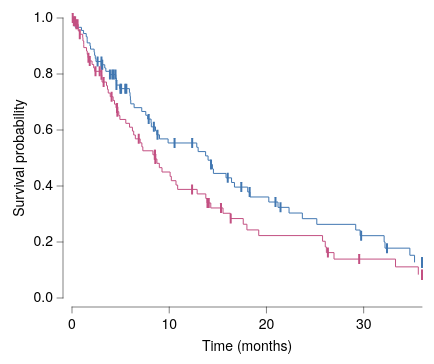

Write the Vega-Lite specification saved for this chart.
### Vega-Lite specification from a JSON file in a GitHub repository (floating-point values rounded to 4 significant figures)
{"background": null, "config": {"arc": {"fill": "#DBDBDB", "fillOpacity": 1.0, "innerRadius": 35.0, "padAngle": 0.03, "stroke": "black", "strokeOpacity": 1, "strokeWidth": 0.25}, "area": {"fill": "#DBDBDB", "fillOpacity": 1.0, "stroke": "black", "strokeOpacity": 1, "strokeWidth": 0.25}, "axis": {"domain": true, "domainCap": "round", "domainColor": "black", "domainWidth": 0.25, "grid": false, "gridCap": "round", "gridColor": "#F1F1F1", "gridDash": [0, 0], "gridOpacity": 1.0, "gridWidth": 0.25, "labelColor": "black", "labelFont": "Helvetica Neue, HelveticaNeue, Helvetica, Arial, sans-serif", "labelFontSize": 7, "labelFontStyle": "normal", "labelFontWeight": 400, "offset": 4.5, "ticks": true, "tickCap": "round", "tickColor": "black", "tickRound": false, "tickSize": 3, "tickWidth": 0.25, "titleColor": "black", "titleFont": "Helvetica Neue, HelveticaNeue, Helvetica, Arial, sans-serif", "titleFontSize": 7, "titleFontStyle": "normal", "titleFontWeight": 400}, "axisX": {"domain": true, "labelAlign": "center", "labelAngle": 0, "labels": true, "ticks": true, "translate": 0}, "axisY": {"domain": true, "labelAlign": "right", "labelAngle": 0, "labels": true, "ticks": true, "translate": 0}, "axisRight": {"domain": true, "labelAlign": "left", "labelAngle": 0, "labels": true, "ticks": true, "translate": 0}, "axisTop": {"domain": true, "labelAlign": "center", "labelAngle": 0, "labels": true, "ticks": true, "translate": 0}, "axisBand": {"tickOffset": 0}, "bar": {"fill": "#DBDBDB", "fillOpacity": 1.0, "stroke": "black", "strokeOpacity": 1, "strokeWidth": 0.25}, "boxplot": {"size": 12.6, "ticks": {"cornerRadius": 0.25, "fill": "black", "opacity": 1, "size": 6.3, "thickness": 0.25}, "box": {"fillOpacity": 1.0, "stroke": "black", "strokeOpacity": 1, "strokeWidth": 0.25}, "median": {"cornerRadius": 0, "fill": "black", "fillOpacity": 1.0, "opacity": 1, "size": 12.6, "thickness": 0.25}, "rule": {"fill": "black", "fillOpacity": 1.0, "size": 14.0, "stroke": "black", "strokeDash": [0, 0], "strokeOpacity": 1, "strokeWidth": 0.25}, "outliers": {"color": "black", "fill": "black", "fillOpacity": 1.0, "size": 0, "stroke": "black", "strokeOpacity": 1, "strokeWidth": 0.25}}, "circle": {"fill": "black", "fillOpacity": 1.0, "size": 1.75, "stroke": null, "strokeOpacity": 1, "strokeWidth": 0.25}, "errorband": {"band": {"fillOpacity": 0.6, "stroke": null, "strokeWidth": 0.25, "strokeOpacity": 1}, "borders": {"opacity": 0, "strokeOpacity": 0.25, "strokeWidth": 1}}, "errorbar": {"opacity": 1, "rule": {"strokeDash": [0, 0], "strokeWidth": 0.25}, "ticks": {"color": "black", "cornerRadius": 0.125, "opacity": 1, "size": 8.4, "thickness": 0.25}, "thickness": 0.25}, "font": "Helvetica Neue, HelveticaNeue, Helvetica, Arial, sans-serif", "geoshape": {"fill": "#DBDBDB", "fillOpacity": 1.0, "stroke": "black", "strokeOpacity": 1, "strokeWidth": 0.25}, "header": {"labelColor": "black", "labelFont": "Helvetica Neue, HelveticaNeue, Helvetica, Arial, sans-serif", "labelFontSize": 7, "labelFontStyle": "normal", "labelFontWeight": 400, "titleColor": "black", "titleFont": "Helvetica Neue, HelveticaNeue, Helvetica, Arial, sans-serif", "titleFontSize": 7, "titleFontStyle": "normal", "titleFontWeight": 400, "titlePadding": 0}, "legend": {"disable": false, "offset": 4.5, "titlePadding": 4, "labelOffset": 2, "gradientLabelOffset": 2, "gradientLength": 70.0, "gradientThickness": 7.0, "gradientOpacity": 1.0, "gradientStrokeColor": "black", "gradientStrokeWidth": 0.25, "labelColor": "black", "labelFont": "Helvetica Neue, HelveticaNeue, Helvetica, Arial, sans-serif", "labelFontSize": 7, "labelFontStyle": "normal", "labelFontWeight": 400, "strokeColor": "black", "strokeWidth": 0, "symbolSize": 42, "symbolStrokeColor": "black", "symbolStrokeWidth": 0.25, "titleColor": "black", "titleFont": "Helvetica Neue, HelveticaNeue, Helvetica, Arial, sans-serif", "titleFontSize": 7, "titleFontStyle": "normal", "titleFontWeight": 400}, "line": {"color": "black", "stroke": "black", "strokeCap": "butt", "strokeDash": [0, 0], "strokeOpacity": 1, "strokeWidth": 0.5}, "point": {"filled": true, "fill": "#DBDBDB", "fillOpacity": 1.0, "size": 7.0, "stroke": "black", "strokeOpacity": 1, "strokeWidth": 0.25}, "range": {"category": ["#B2B2B2", "#636363", "#4A7CD3", "#008542", "#382864", "#509F98", "#284F93", "#005226", "#A398D6", "#173633"], "diverging": {"scheme": ["#443E60", "#5F597E", "#7C759B", "#9994B6", "#B7B4CC", "#D6D5DC", "#F6F6F6", "#D1DAD9", "#A4C2BF", "#7AA9A4", "#578E89", "#37736E", "#1B5954"]}, "heatmap": {"scheme": ["#32022B", "#43044D", "#4C196E", "#4D338C", "#484DA6", "#3A68BB", "#1D83CA", "#1D9CCB", "#23B5C9", "#28CDC5", "#4DE0B4", "#91EE9F"]}, "ordinal": {"scheme": ["#F1F1F1", "#DBDBDB", "#C6C6C6", "#B2B2B2", "#9D9D9D", "#898989", "#767676", "#636363", "#515151", "#404040", "#2F2F2F", "#1F1F1F"]}, "ramp": {"scheme": ["#32022B", "#43044D", "#4C196E", "#4D338C", "#484DA6", "#3A68BB", "#1D83CA", "#1D9CCB", "#23B5C9", "#28CDC5", "#4DE0B4", "#91EE9F"]}}, "rule": {"color": "black", "stroke": "black", "strokeCap": "round", "strokeDash": [2, 2], "strokeOpacity": 1, "strokeWidth": 0.25}, "scale": {"bandPaddingInner": 0.1, "bandPaddingOuter": 0.1, "round": false}, "rect": {"fill": "#DBDBDB", "fillOpacity": 1.0, "stroke": "black", "strokeOpacity": 1, "strokeWidth": 0.25}, "square": {"fill": "#DBDBDB", "fillOpacity": 1.0, "size": 14.0, "stroke": "black", "strokeOpacity": 1, "strokeWidth": 0.25}, "text": {"color": "black", "font": "Helvetica Neue, HelveticaNeue, Helvetica, Arial, sans-serif", "fontSize": 7, "fontStyle": "normal", "fontWeight": 400}, "tick": {"color": "black", "cornerRadius": 0.125, "opacity": 1.0, "size": 12.6, "thickness": 0.25}, "title": {"anchor": "middle", "frame": "group", "color": "black", "font": "Helvetica Neue, HelveticaNeue, Helvetica, Arial, sans-serif", "fontSize": 7, "fontStyle": "normal", "fontWeight": 400, "subtitleColor": "black", "subtitleFont": "Helvetica Neue, HelveticaNeue, Helvetica, Arial, sans-serif", "subtitleFontSize": "Helvetica Neue, HelveticaNeue, Helvetica, Arial, sans-serif", "subtitleFontStyle": "normal", "subtitleFontWeight": 400}, "trail": {"color": "black", "opacity": 1, "size": 0.5}, "view": {"continuousWidth": 175, "continuousHeight": 140, "discreteWidth": 175, "discreteHeight": 140, "fill": null, "stroke": null, "strokeWidth": 0.25}}, "layer": [{"data": {"name": "data-1b0cd061b5d34159234b5d3a4e9b7ec9"}, "mark": {"type": "line", "interpolate": "step-after"}, "encoding": {"color": {"field": "group", "scale": {"domain": ["Treatment", "Control"], "range": ["#4177B1", "#C35082"]}, "title": null, "type": "nominal"}, "x": {"field": "t", "scale": {"domain": [0, 36.0], "nice": false}, "title": "Time (months)", "type": "quantitative"}, "y": {"field": "S", "scale": {"domain": [0, 1], "nice": false}, "title": "Survival probability", "type": "quantitative"}}}, {"data": {"name": "data-f2326de68aa08c4a3dc7cd0c5c09b43c"}, "mark": {"type": "tick", "size": 5, "thickness": 1}, "encoding": {"color": {"field": "group", "legend": null, "scale": {"domain": ["Treatment", "Control"], "range": ["#4177B1", "#C35082"]}, "type": "nominal"}, "x": {"field": "t", "type": "quantitative"}, "y": {"field": "S", "type": "quantitative"}}}], "$schema": "https://vega.github.io/schema/vega-lite/v6.4.1.json", "datasets": {"data-1b0cd061b5d34159234b5d3a4e9b7ec9": [{"t": 0.0, "S": 1.0, "group": "Treatment"}, {"t": 0.08336, "S": 0.9889, "group": "Treatment"}, {"t": 0.3155, "S": 0.9778, "group": "Treatment"}, {"t": 0.3317, "S": 0.9667, "group": "Treatment"}, {"t": 0.9726, "S": 0.9556, "group": "Treatment"}, {"t": 1.191, "S": 0.9444, "group": "Treatment"}, {"t": 1.464, "S": 0.9333, "group": "Treatment"}, {"t": 1.558, "S": 0.9222, "group": "Treatment"}, {"t": 1.563, "S": 0.9111, "group": "Treatment"}, {"t": 1.857, "S": 0.9, "group": "Treatment"}, {"t": 1.907, "S": 0.8889, "group": "Treatment"}, {"t": 2.279, "S": 0.8778, "group": "Treatment"}, {"t": 2.324, "S": 0.8667, "group": "Treatment"}, {"t": 2.396, "S": 0.8556, "group": "Treatment"}, {"t": 2.464, "S": 0.8444, "group": "Treatment"}, {"t": 3.031, "S": 0.833, "group": "Treatment"}, {"t": 3.369, "S": 0.8213, "group": "Treatment"}, {"t": 3.48, "S": 0.8096, "group": "Treatment"}, {"t": 3.885, "S": 0.7978, "group": "Treatment"}, {"t": 4.504, "S": 0.7854, "group": "Treatment"}, {"t": 4.568, "S": 0.7729, "group": "Treatment"}, {"t": 4.569, "S": 0.7604, "group": "Treatment"}, {"t": 4.906, "S": 0.7478, "group": "Treatment"}, {"t": 5.908, "S": 0.7342, "group": "Treatment"}, {"t": 5.969, "S": 0.7206, "group": "Treatment"}, {"t": 6.008, "S": 0.707, "group": "Treatment"}, {"t": 6.044, "S": 0.6934, "group": "Treatment"}, {"t": 6.39, "S": 0.6798, "group": "Treatment"}, {"t": 7.174, "S": 0.6662, "group": "Treatment"}, {"t": 7.59, "S": 0.6526, "group": "Treatment"}, {"t": 7.781, "S": 0.639, "group": "Treatment"}, {"t": 8.134, "S": 0.6251, "group": "Treatment"}, {"t": 8.16, "S": 0.6112, "group": "Treatment"}, {"t": 8.589, "S": 0.597, "group": "Treatment"}, {"t": 8.719, "S": 0.5828, "group": "Treatment"}, {"t": 8.998, "S": 0.5682, "group": "Treatment"}, {"t": 9.885, "S": 0.5536, "group": "Treatment"}, {"t": 12.83, "S": 0.5383, "group": "Treatment"}, {"t": 12.97, "S": 0.5229, "group": "Treatment"}, {"t": 13.74, "S": 0.5075, "group": "Treatment"}, {"t": 14.0, "S": 0.4921, "group": "Treatment"}, {"t": 14.3, "S": 0.4768, "group": "Treatment"}, {"t": 14.44, "S": 0.4609, "group": "Treatment"}, {"t": 14.55, "S": 0.445, "group": "Treatment"}, {"t": 15.84, "S": 0.4291, "group": "Treatment"}, {"t": 16.41, "S": 0.4126, "group": "Treatment"}, {"t": 16.71, "S": 0.3961, "group": "Treatment"}, {"t": 18.07, "S": 0.3788, "group": "Treatment"}, {"t": 18.3, "S": 0.3608, "group": "Treatment"}, {"t": 20.24, "S": 0.3428, "group": "Treatment"}, {"t": 21.19, "S": 0.3237, "group": "Treatment"}, {"t": 22.33, "S": 0.3035, "group": "Treatment"}, {"t": 23.69, "S": 0.2833, "group": "Treatment"}, {"t": 25.18, "S": 0.263, "group": "Treatment"}, {"t": 29.18, "S": 0.2428, "group": "Treatment"}, {"t": 29.63, "S": 0.2226, "group": "Treatment"}, {"t": 32.1, "S": 0.2003, "group": "Treatment"}, {"t": 32.19, "S": 0.178, "group": "Treatment"}, {"t": 34.75, "S": 0.1526, "group": "Treatment"}, {"t": 35.23, "S": 0.1272, "group": "Treatment"}, {"t": 0.0, "S": 1.0, "group": "Control"}, {"t": 0.1169, "S": 0.9888, "group": "Control"}, {"t": 0.4222, "S": 0.9773, "group": "Control"}, {"t": 0.6362, "S": 0.9655, "group": "Control"}, {"t": 0.6466, "S": 0.9537, "group": "Control"}, {"t": 0.7928, "S": 0.9419, "group": "Control"}, {"t": 1.101, "S": 0.93, "group": "Control"}, {"t": 1.127, "S": 0.9181, "group": "Control"}, {"t": 1.206, "S": 0.9062, "group": "Control"}, {"t": 1.211, "S": 0.8943, "group": "Control"}, {"t": 1.494, "S": 0.8823, "group": "Control"}, {"t": 1.568, "S": 0.8704, "group": "Control"}, {"t": 1.648, "S": 0.8585, "group": "Control"}, {"t": 1.818, "S": 0.8464, "group": "Control"}, {"t": 2.063, "S": 0.8341, "group": "Control"}, {"t": 2.228, "S": 0.8219, "group": "Control"}, {"t": 2.338, "S": 0.8096, "group": "Control"}, {"t": 3.023, "S": 0.7969, "group": "Control"}, {"t": 3.063, "S": 0.7841, "group": "Control"}, {"t": 3.091, "S": 0.7712, "group": "Control"}, {"t": 3.55, "S": 0.7582, "group": "Control"}, {"t": 3.651, "S": 0.7451, "group": "Control"}, {"t": 3.728, "S": 0.732, "group": "Control"}, {"t": 3.933, "S": 0.7189, "group": "Control"}, {"t": 4.231, "S": 0.7056, "group": "Control"}, {"t": 4.372, "S": 0.6923, "group": "Control"}, {"t": 4.529, "S": 0.679, "group": "Control"}, {"t": 4.659, "S": 0.6654, "group": "Control"}, {"t": 4.814, "S": 0.6516, "group": "Control"}, {"t": 4.927, "S": 0.6377, "group": "Control"}, {"t": 5.535, "S": 0.6238, "group": "Control"}, {"t": 5.918, "S": 0.61, "group": "Control"}, {"t": 6.217, "S": 0.5961, "group": "Control"}, {"t": 6.345, "S": 0.5822, "group": "Control"}, {"t": 6.514, "S": 0.5684, "group": "Control"}, {"t": 7.009, "S": 0.5542, "group": "Control"}, {"t": 7.186, "S": 0.54, "group": "Control"}, {"t": 7.286, "S": 0.5258, "group": "Control"}, {"t": 8.323, "S": 0.5115, "group": "Control"}, {"t": 8.548, "S": 0.4965, "group": "Control"}, {"t": 8.733, "S": 0.481, "group": "Control"}, {"t": 8.983, "S": 0.4655, "group": "Control"}, {"t": 9.259, "S": 0.45, "group": "Control"}, {"t": 10.09, "S": 0.4344, "group": "Control"}, {"t": 10.22, "S": 0.4189, "group": "Control"}, {"t": 10.7, "S": 0.4034, "group": "Control"}, {"t": 10.87, "S": 0.3879, "group": "Control"}, {"t": 12.87, "S": 0.3717, "group": "Control"}, {"t": 13.76, "S": 0.3556, "group": "Control"}, {"t": 13.89, "S": 0.3394, "group": "Control"}, {"t": 14.27, "S": 0.3215, "group": "Control"}, {"t": 15.53, "S": 0.3026, "group": "Control"}, {"t": 16.29, "S": 0.2837, "group": "Control"}, {"t": 17.61, "S": 0.2634, "group": "Control"}, {"t": 17.99, "S": 0.2432, "group": "Control"}, {"t": 19.21, "S": 0.2229, "group": "Control"}, {"t": 25.77, "S": 0.2027, "group": "Control"}, {"t": 26.05, "S": 0.1824, "group": "Control"}, {"t": 26.16, "S": 0.1621, "group": "Control"}, {"t": 26.95, "S": 0.139, "group": "Control"}, {"t": 33.28, "S": 0.1112, "group": "Control"}, {"t": 35.62, "S": 0.08338, "group": "Control"}], "data-f2326de68aa08c4a3dc7cd0c5c09b43c": [{"t": 2.633, "S": 0.8444, "group": "Treatment"}, {"t": 3.031, "S": 0.8444, "group": "Treatment"}, {"t": 3.057, "S": 0.833, "group": "Treatment"}, {"t": 3.112, "S": 0.833, "group": "Treatment"}, {"t": 3.903, "S": 0.7978, "group": "Treatment"}, {"t": 4.147, "S": 0.7978, "group": "Treatment"}, {"t": 4.285, "S": 0.7978, "group": "Treatment"}, {"t": 4.477, "S": 0.7978, "group": "Treatment"}, {"t": 4.57, "S": 0.7604, "group": "Treatment"}, {"t": 4.978, "S": 0.7478, "group": "Treatment"}, {"t": 5.051, "S": 0.7478, "group": "Treatment"}, {"t": 5.477, "S": 0.7478, "group": "Treatment"}, {"t": 5.59, "S": 0.7478, "group": "Treatment"}, {"t": 7.888, "S": 0.639, "group": "Treatment"}, {"t": 8.42, "S": 0.6112, "group": "Treatment"}, {"t": 8.795, "S": 0.5828, "group": "Treatment"}, {"t": 10.55, "S": 0.5536, "group": "Treatment"}, {"t": 12.36, "S": 0.5536, "group": "Treatment"}, {"t": 14.3, "S": 0.4768, "group": "Treatment"}, {"t": 16.02, "S": 0.4291, "group": "Treatment"}, {"t": 17.41, "S": 0.3961, "group": "Treatment"}, {"t": 18.27, "S": 0.3788, "group": "Treatment"}, {"t": 20.93, "S": 0.3428, "group": "Treatment"}, {"t": 21.45, "S": 0.3237, "group": "Treatment"}, {"t": 29.74, "S": 0.2226, "group": "Treatment"}, {"t": 32.4, "S": 0.178, "group": "Treatment"}, {"t": 36.0, "S": 0.1272, "group": "Treatment"}, {"t": 36.0, "S": 0.1272, "group": "Treatment"}, {"t": 36.0, "S": 0.1272, "group": "Treatment"}, {"t": 36.0, "S": 0.1272, "group": "Treatment"}, {"t": 36.0, "S": 0.1272, "group": "Treatment"}, {"t": 0.07458, "S": 1.0, "group": "Control"}, {"t": 0.1883, "S": 0.9888, "group": "Control"}, {"t": 0.3198, "S": 0.9888, "group": "Control"}, {"t": 0.4443, "S": 0.9773, "group": "Control"}, {"t": 0.5741, "S": 0.9773, "group": "Control"}, {"t": 0.8005, "S": 0.9419, "group": "Control"}, {"t": 1.69, "S": 0.8585, "group": "Control"}, {"t": 1.825, "S": 0.8464, "group": "Control"}, {"t": 2.418, "S": 0.8096, "group": "Control"}, {"t": 2.844, "S": 0.8096, "group": "Control"}, {"t": 3.031, "S": 0.7969, "group": "Control"}, {"t": 3.253, "S": 0.7712, "group": "Control"}, {"t": 4.074, "S": 0.7189, "group": "Control"}, {"t": 4.629, "S": 0.679, "group": "Control"}, {"t": 4.667, "S": 0.6654, "group": "Control"}, {"t": 6.865, "S": 0.5684, "group": "Control"}, {"t": 8.513, "S": 0.5115, "group": "Control"}, {"t": 8.539, "S": 0.5115, "group": "Control"}, {"t": 8.569, "S": 0.4965, "group": "Control"}, {"t": 12.35, "S": 0.3879, "group": "Control"}, {"t": 13.94, "S": 0.3394, "group": "Control"}, {"t": 14.07, "S": 0.3394, "group": "Control"}, {"t": 15.33, "S": 0.3215, "group": "Control"}, {"t": 16.32, "S": 0.2837, "group": "Control"}, {"t": 26.32, "S": 0.1621, "group": "Control"}, {"t": 29.54, "S": 0.139, "group": "Control"}, {"t": 36.0, "S": 0.08338, "group": "Control"}, {"t": 36.0, "S": 0.08338, "group": "Control"}, {"t": 36.0, "S": 0.08338, "group": "Control"}]}}
